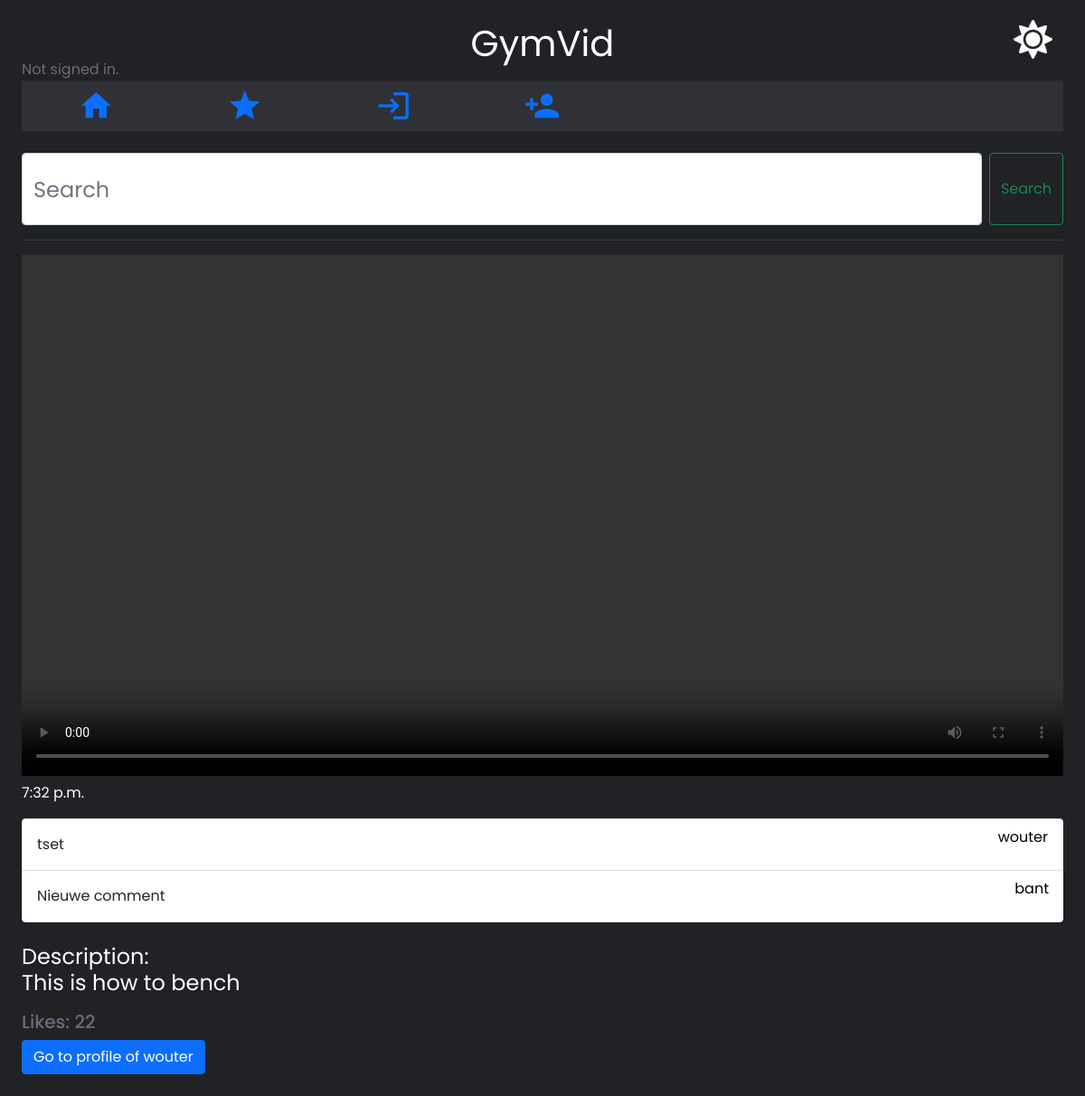
Page /video/Fitness on the committed database.
### videos/models.py (models this page shows, shortened)
class Videos_Posted(models.Model):
    title = models.CharField(max_length=40)
    description = models.CharField(max_length=500)
    premium = models.BooleanField(default=False)
    thumbnail = models.ImageField()
    video_file = models.FileField()
    category_video = models.ForeignKey(Category, on_delete=models.CASCADE,
                                       related_name="category_video",
                                       default=None)
    active = models.BooleanField(default=True)
    creator = models.ForeignKey(User, on_delete=models.CASCADE,
                                related_name="creator")
    video_saved = models.ManyToManyField(User, related_name="video_saved",
                                         blank=True)
    video_liked = models.ManyToManyField(User, related_name="video_liked",
                                         blank=True)
    time_posted = models.TimeField(auto_now=True)
    likes = models.IntegerField(default=0)

class Comments(models.Model):
    author = models.ForeignKey(User, on_delete=models.CASCADE,
                               related_name="author")
    comment_video = models.ForeignKey(Videos_Posted, on_delete=models.CASCADE,
                                      related_name="comment_video")
    message = models.CharField(max_length=500)

class User(AbstractUser):
    pass

### videos/views.py (the view)
# urls.py: path("video/<str:title>", views.video, name="video"),
def video(request, title):
    if request.method == "GET":
        try:
            data = Videos_Posted.objects.get(title=title)
        except:
            data = None
        saved = request.user in data.video_saved.all()
        liked = request.user in data.video_liked.all()
        allComments = Comments.objects.filter(comment_video=data)
        creator = data.creator
        try:
            data1 = Subscribers.objects.get(follower=request.user, creator=creator)
        except:
            data1 = None
        print(data1)
        subbed = isinstance(data1, Subscribers)
        return render(request, "videos/video.html", {
            'data': data,
            'allComments': allComments,
            'saved': saved,
            'liked': liked,
            'subbed': subbed,
        })

### videos/templates/videos/video.html (shortened to what this page needs)
{% extends "videos/layout.html" %}
{% block body %}
    <div id="display_video">
        <video id="video_itself" src="{{ data.video_file.url }}" controls></video>
    </div>
    <p> {{ data.time_posted }}</p>
    <div>
        <ul class="list-group">
            {% for comment in allComments %}
                <li class="list-group-item d-flex justify-content-between align-items-center">
                    {{ comment.message }}
                    <p style="color: black; float:right">{{ comment.author }}</p>
                </li>
            {% endfor %}
        </ul>
    </div>
    <br>
    <div>
        <h4>Description: <p>{{ data.description }}</p></h4>
    </div>
    <div>
        <h5>Likes: {{ data.likes }}</h5>
    </div>
    <div>
        <form action="{% url 'go_to_profile' id=data.id %}" method="POST">
            <button style="color: white;" class="btn btn-primary" id="save-button">Go to profile of {{ data.creator }}</button>
        </form>
    </div>
{% endblock %}

### videos/static/videos/styles.css (style rules this page uses)
:root { --heider-height: 3rem; --hue-color: 250; --title-color: #FFF; --text-color: hsl(var(--hue-color), 8%, 45%); --text-color-light: hsl(var(--hue-color), 8%, 65%); --input-color: hsl(var(--hue-color), 70%, 96%); --body-color: hsl(var(--hue-color), 60%, 99%); --container-color: #FFF; --body-font: 'Poppins', sans-serif; --big-font-size: 3rem; --h1-font-size: 2.25rem; --h2-font-size: 1.5rem; --h3-font-size: 1.25rem; --normal-font-size: 1rem; --small-font-size: .875rem; --smaller-font-size: .813rem; --background-col: rgb(32,34,37); --nav-bar-col: #2f3136; --col-nav-text: white; --li-a-active: #111; --button-col: 2f3136; --button-col-not-active: #111; --button-col-active: #080b16; --col-a: #90e7bd; --label-color: white; }
@media only screen and (max-width:1279px) { #video_itself { width: 100% !important; } }
* { box-sizing: border-box; padding: 0; margin: 0; }
html { scroll-behavior: smooth; height: 100%; }
body { margin: 0 0 var(--header-height) 0; font-family: var(--body-font); font-size: var(--normal-font-size); background-color: var(--background-col); color: var(--text-color); padding: 2%; }
h1,h2,h3,h4,p { color: var(--title-color); font-weight: var(--font-semi-bold); }
ul { list-style-type: none; margin: 0; padding: 0; overflow: hidden; background-color: var(--nav-bar-col); }
li:last-child { border-right: none; }
button { padding: 14px 16px; text-decoration: none; color: white; background-color: var(--button-col); border: none; }
video { width: 60%; }

### rows in the picture
Videos_Posted: time_posted "7:32 p.m.", description "This is how to bench", likes "22", creator "wouter"
Comments: message "tset", author "wouter"
Comments: message "Nieuwe comment", author "bant"
